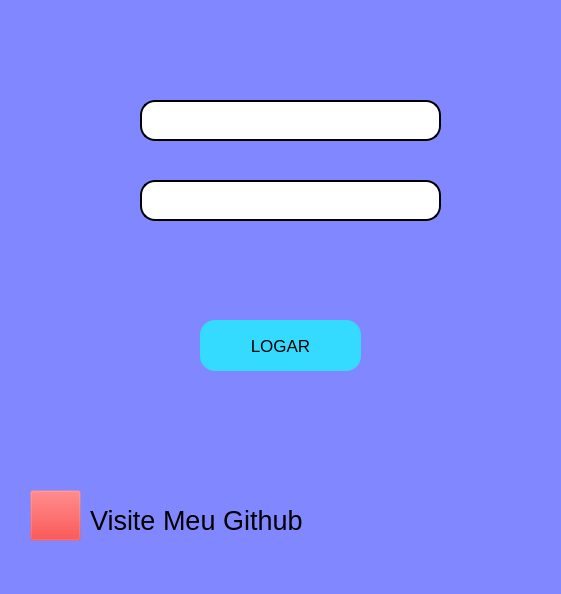
<?xml version="1.0" encoding="UTF-8"?>
<ui version="4.0">
 <class>Dialog</class>
 <widget class="QDialog" name="Dialog">
  <property name="geometry">
   <rect>
    <x>0</x>
    <y>0</y>
    <width>561</width>
    <height>594</height>
   </rect>
  </property>
  <property name="windowTitle">
   <string>Dialog</string>
  </property>
  <property name="styleSheet">
   <string notr="true">background-color: rgb(129, 135, 255);</string>
  </property>
  <widget class="QPushButton" name="pushButton">
   <property name="geometry">
    <rect>
     <x>200</x>
     <y>320</y>
     <width>161</width>
     <height>51</height>
    </rect>
   </property>
   <property name="font">
    <font>
     <pointsize>13</pointsize>
    </font>
   </property>
   <property name="styleSheet">
    <string notr="true">background-color: rgb(53, 218, 255);
border-radius: 15px;
border-style: outset;
</string>
   </property>
   <property name="text">
    <string>LOGAR</string>
   </property>
  </widget>
  <widget class="QLineEdit" name="lineEdit">
   <property name="geometry">
    <rect>
     <x>140</x>
     <y>100</y>
     <width>301</width>
     <height>41</height>
    </rect>
   </property>
   <property name="styleSheet">
    <string notr="true">background-color: rgb(255, 255, 255);
border-radius: 15px;
border-style: outset;
border-width: 2px;</string>
   </property>
  </widget>
  <widget class="QLineEdit" name="lineEdit_2">
   <property name="geometry">
    <rect>
     <x>140</x>
     <y>180</y>
     <width>301</width>
     <height>41</height>
    </rect>
   </property>
   <property name="styleSheet">
    <string notr="true">background-color: rgb(255, 255, 255);
border-radius: 15px;
border-style: outset;
border-width: 2px;</string>
   </property>
  </widget>
  <widget class="QLabel" name="label">
   <property name="geometry">
    <rect>
     <x>100</x>
     <y>110</y>
     <width>31</width>
     <height>31</height>
    </rect>
   </property>
   <property name="text">
    <string/>
   </property>
   <property name="pixmap">
    <pixmap>imagens/usuario.png</pixmap>
   </property>
  </widget>
  <widget class="QLabel" name="label_2">
   <property name="geometry">
    <rect>
     <x>100</x>
     <y>200</y>
     <width>31</width>
     <height>21</height>
    </rect>
   </property>
   <property name="text">
    <string/>
   </property>
   <property name="pixmap">
    <pixmap>imagens/senha.png</pixmap>
   </property>
   <property name="scaledContents">
    <bool>false</bool>
   </property>
  </widget>
  <widget class="QLabel" name="label_3">
   <property name="geometry">
    <rect>
     <x>160</x>
     <y>260</y>
     <width>281</width>
     <height>31</height>
    </rect>
   </property>
   <property name="font">
    <font>
     <pointsize>13</pointsize>
    </font>
   </property>
   <property name="styleSheet">
    <string notr="true">color: rgb(255, 0, 0);</string>
   </property>
   <property name="text">
    <string/>
   </property>
  </widget>
  <widget class="QLabel" name="label_4">
   <property name="geometry">
    <rect>
     <x>30</x>
     <y>490</y>
     <width>51</width>
     <height>51</height>
    </rect>
   </property>
   <property name="text">
    <string/>
   </property>
   <property name="pixmap">
    <pixmap>imagens/github.png</pixmap>
   </property>
  </widget>
  <widget class="QLabel" name="label_5">
   <property name="geometry">
    <rect>
     <x>90</x>
     <y>510</y>
     <width>221</width>
     <height>21</height>
    </rect>
   </property>
   <property name="font">
    <font>
     <pointsize>20</pointsize>
    </font>
   </property>
   <property name="text">
    <string>Visite Meu Github</string>
   </property>
  </widget>
  <widget class="QPushButton" name="pushButton_2">
   <property name="geometry">
    <rect>
     <x>30</x>
     <y>490</y>
     <width>51</width>
     <height>51</height>
    </rect>
   </property>
   <property name="styleSheet">
    <string notr="true">background-color:rgba(255,0,0,0.0);</string>
   </property>
   <property name="text">
    <string/>
   </property>
  </widget>
 </widget>
 <resources/>
 <connections/>
</ui>
